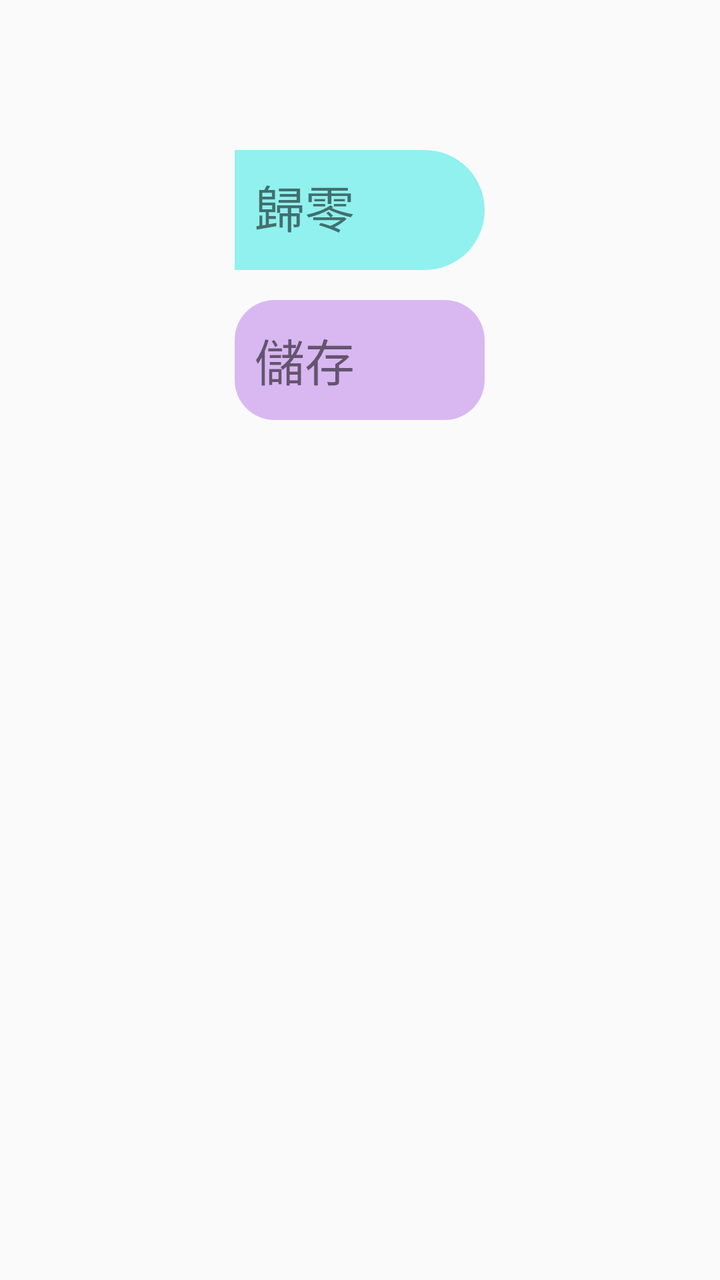
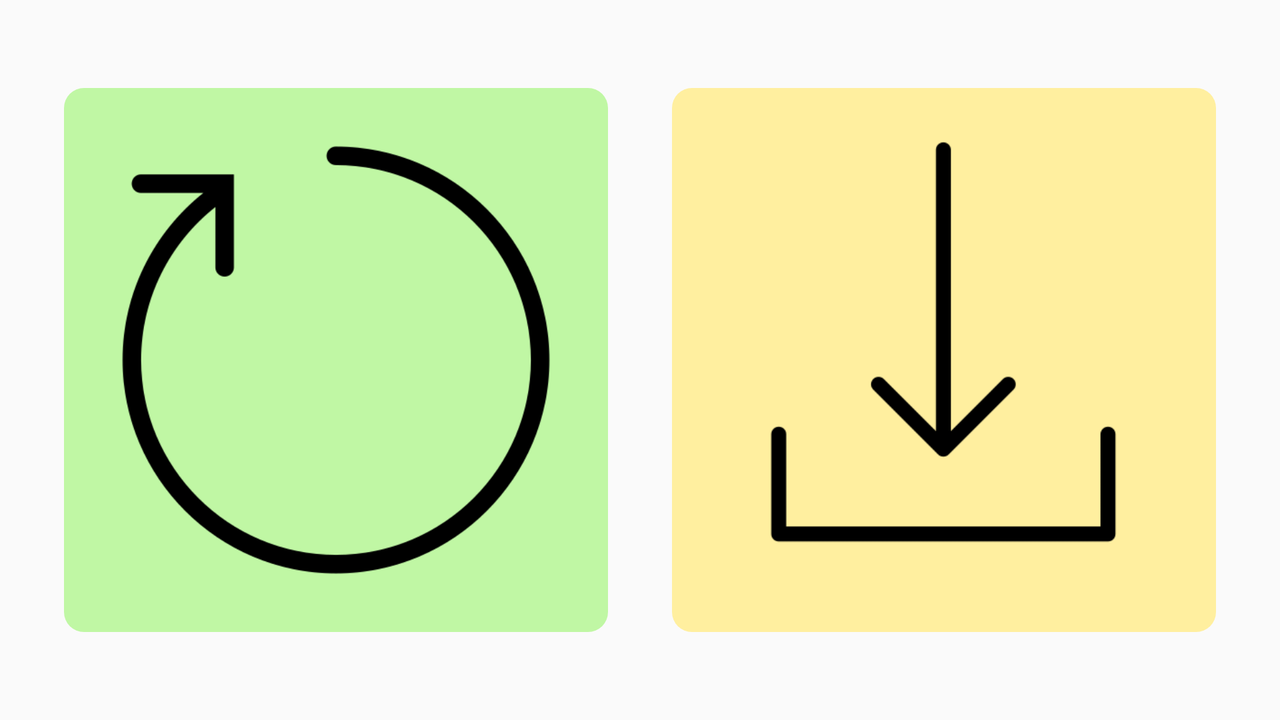

First picture: res/layout/ on a phone held upright. Second picture: the repository's own variant of that layout, on a device whose configuration matches the variant's folder. Source for both follows.
<!-- AndroidManifest.xml: application theme Theme.VolleyTools -->
<!-- res/layout/dialogfrag_scorer_settings.xml -->
<?xml version="1.0" encoding="utf-8"?>
<RelativeLayout android:layout_height="match_parent"
    android:layout_width="match_parent"
    xmlns:android="http://schemas.android.com/apk/res/android">
    <ImageButton
        android:id="@+id/exit_imgbutton"
        android:layout_width="40dp"
        android:layout_height="40dp"
        android:layout_marginStart="20dp"
        android:layout_marginTop="20dp"
        android:background="@drawable/x_icon"
        android:padding="10dp"

        android:layout_alignParentTop="true"
        android:layout_alignParentLeft="true"></ImageButton>


    <RelativeLayout
        android:id="@+id/firstRowLayout"
        android:layout_width="wrap_content"
        android:layout_height="wrap_content"
        android:layout_below="@id/exit_imgbutton"
        android:layout_centerInParent="true"
        android:layout_marginTop="15dp"
        android:padding="10dp"
        android:background="@drawable/scorer_page_button_design_right"
        >

        <TextView
            android:id="@+id/scorerSettings_Textview_ReStart"
            android:layout_width="wrap_content"
            android:layout_height="wrap_content"
            android:layout_alignParentLeft="true"
            android:gravity="center"
            android:text="歸零"
            android:textSize="25sp"></TextView>

        <ImageButton
            android:layout_width="40dp"
            android:layout_height="40dp"
            android:layout_centerInParent="true"
            android:layout_marginLeft="15dp"
            android:layout_toRightOf="@id/scorerSettings_Textview_ReStart"
            android:background="@drawable/settings_icon"></ImageButton>

    </RelativeLayout>


    <RelativeLayout
        android:layout_width="wrap_content"
        android:layout_height="wrap_content"
        android:layout_below="@id/firstRowLayout"
        android:layout_alignLeft="@id/firstRowLayout"
        android:layout_marginTop="15dp"
        android:padding="10dp"
        android:background="@drawable/scorer_page_button_design_left">

        <TextView
            android:id="@+id/scorerSettings_Textview_SaveGame"
            android:layout_width="wrap_content"
            android:layout_height="wrap_content"
            android:layout_alignParentLeft="true"
            android:layout_centerInParent="true"
            android:gravity="center"
            android:text="儲存"
            android:textSize="25sp"></TextView>

        <ImageButton
            android:layout_width="40dp"
            android:layout_height="40dp"
            android:background="@drawable/settings_icon"
            android:layout_centerInParent="true"
            android:layout_marginLeft="15dp"
            android:layout_toRightOf="@id/scorerSettings_Textview_SaveGame"></ImageButton>

    </RelativeLayout>




</RelativeLayout>
<!-- resources referenced by this layout -->
<resources>
  <!-- drawable scorer_page_button_design_left (drawable) -->
  <?xml version="1.0" encoding="utf-8"?>
  <shape xmlns:android="http://schemas.android.com/apk/res/android"
      android:shape="rectangle">
  
      <solid android:color="@color/Maroon_Purple"></solid>
      <corners
  
          android:radius="20dp"
          ></corners>
      <stroke
          android:dashGap="500dp"></stroke>
  </shape>
  <!-- drawable scorer_page_button_design_right (drawable) -->
  <?xml version="1.0" encoding="utf-8"?>
  <shape xmlns:android="http://schemas.android.com/apk/res/android"
      android:shape="rectangle">
  
      <solid android:color="@color/Azure_Blue"></solid>
      <corners
          android:topRightRadius="40dp"
          android:bottomRightRadius="40dp"
          ></corners>
      <stroke
          android:dashGap="500dp"></stroke>
  
  </shape>
  <style name="Theme.VolleyTools" parent="Theme.AppCompat.Light.NoActionBar">
          
          <item name="colorPrimary">@color/Blossom_Pink</item>
          <item name="colorPrimaryVariant">@color/white</item>
          <item name="colorOnPrimary">@color/white</item>
          
          <item name="colorSecondary">@color/Mint_Green</item>
          <item name="colorSecondaryVariant">@color/Yellow_Crayola</item>
          <item name="colorOnSecondary">@color/black</item>
          
          <item name="android:statusBarColor" tools:targetApi="l">?attr/colorPrimaryVariant</item>
          
      </style>
  <color name="Maroon_Purple">#D9B8F1</color>
  <color name="Azure_Blue">#90F1EF</color>
  <color name="Blossom_Pink">#F7D5DF</color>
  <color name="white">#FFFFFFFF</color>
  <color name="Mint_Green">#C0F7A4</color>
  <color name="Yellow_Crayola">#FFEF9F</color>
  <color name="black">#FF000000</color>
</resources>
<!-- res/layout-land/dialogfrag_scorer_settings.xml (the repository's variant of the layout above) -->
<!-- drawn on the phone turned sideways -->
<?xml version="1.0" encoding="utf-8"?>
<androidx.constraintlayout.widget.ConstraintLayout xmlns:android="http://schemas.android.com/apk/res/android"
    xmlns:app="http://schemas.android.com/apk/res-auto"
    android:layout_width="match_parent"
    android:layout_height="match_parent">

    <RelativeLayout
        android:layout_width="0dp"
        android:layout_height="0dp"
        android:background="@drawable/scorersettingpage_restartbutton_design"
        app:layout_constraintBottom_toTopOf="@id/scorerSettingsBottomGuide"
        app:layout_constraintDimensionRatio="1:1"
        app:layout_constraintEnd_toEndOf="@id/scorerSettingsMidLeftGuide"
        app:layout_constraintStart_toStartOf="@id/scorerSettingsLeftGuide"
        app:layout_constraintTop_toTopOf="@id/scorerSettingsTopGuide">

        <ImageButton
            android:id="@+id/scorerSettings_ImgButton_Restart"
            android:layout_width="match_parent"
            android:layout_height="match_parent"
            android:layout_margin="20dp"
            android:background="@drawable/restart_icon" />
    </RelativeLayout>


    <RelativeLayout
        android:layout_width="0dp"
        android:layout_height="0dp"
        android:background="@drawable/scorersettingpage_savebutton_design"
        app:layout_constraintBottom_toTopOf="@id/scorerSettingsBottomGuide"
        app:layout_constraintDimensionRatio="1:1"
        app:layout_constraintEnd_toStartOf="@id/scorerSettingsRightGuide"
        app:layout_constraintStart_toStartOf="@id/scorerSettingsMidRightGuide"
        app:layout_constraintTop_toTopOf="@id/scorerSettingsTopGuide">

        <ImageButton
            android:id="@+id/scorerSettings_ImgButton_saveGame"
            android:layout_width="match_parent"
            android:layout_height="match_parent"
            android:layout_margin="10dp"
            android:background="@drawable/save_icon" />
    </RelativeLayout>

    <androidx.constraintlayout.widget.Guideline
        android:id="@+id/scorerSettingsLeftGuide"
        android:layout_width="wrap_content"
        android:layout_height="wrap_content"
        android:orientation="vertical"
        app:layout_constraintGuide_percent="0.05" />

    <androidx.constraintlayout.widget.Guideline
        android:id="@+id/scorerSettingsRightGuide"
        android:layout_width="wrap_content"
        android:layout_height="wrap_content"
        android:orientation="vertical"
        app:layout_constraintGuide_percent="0.95" />

    <androidx.constraintlayout.widget.Guideline
        android:id="@+id/scorerSettingsTopGuide"
        android:layout_width="wrap_content"
        android:layout_height="wrap_content"
        android:orientation="horizontal"
        app:layout_constraintGuide_percent="0.1" />

    <androidx.constraintlayout.widget.Guideline
        android:id="@+id/scorerSettingsBottomGuide"
        android:layout_width="wrap_content"
        android:layout_height="wrap_content"
        android:orientation="horizontal"
        app:layout_constraintGuide_percent="0.9" />

    <androidx.constraintlayout.widget.Guideline
        android:id="@+id/scorerSettingsMidTopGuide"
        android:layout_width="wrap_content"
        android:layout_height="wrap_content"
        android:orientation="horizontal"
        app:layout_constraintGuide_percent="0.475" />
    " />

    <androidx.constraintlayout.widget.Guideline
        android:id="@+id/scorerSettingsMidBottomGuide"
        android:layout_width="wrap_content"
        android:layout_height="wrap_content"
        android:orientation="horizontal"
        app:layout_constraintGuide_percent="0.525" />

    <androidx.constraintlayout.widget.Guideline
        android:id="@+id/scorerSettingsMidLeftGuide"
        android:layout_width="wrap_content"
        android:layout_height="wrap_content"
        android:orientation="vertical"
        app:layout_constraintGuide_percent="0.475" />

    <androidx.constraintlayout.widget.Guideline
        android:id="@+id/scorerSettingsMidRightGuide"
        android:layout_width="wrap_content"
        android:layout_height="wrap_content"
        android:orientation="vertical"
        app:layout_constraintGuide_percent="0.525" />
    " />


</androidx.constraintlayout.widget.ConstraintLayout>
<!-- resources referenced by the variant -->
<!-- as the phone turned sideways resolves them -->
<resources>
  <!-- drawable restart_icon: png bitmap (drawable, 12457 bytes) -->
  <!-- drawable save_icon: png bitmap (drawable, 3506 bytes) -->
  <!-- drawable scorersettingpage_restartbutton_design (drawable) -->
  <?xml version="1.0" encoding="utf-8"?>
  <shape xmlns:android="http://schemas.android.com/apk/res/android"
      android:shape="rectangle">
  
      <solid android:color="@color/Mint_Green"></solid>
      <corners
          android:radius="10dp"
          ></corners>
  
  
  </shape>
  <!-- drawable scorersettingpage_savebutton_design (drawable) -->
  <?xml version="1.0" encoding="utf-8"?>
  <shape xmlns:android="http://schemas.android.com/apk/res/android"
      android:shape="rectangle">
  
      <solid android:color="@color/Yellow_Crayola"></solid>
      <corners
          android:radius="10dp"
          ></corners>
  
  
  </shape>
  <style name="Theme.VolleyTools" parent="Theme.AppCompat.Light.NoActionBar">
          
          <item name="colorPrimary">@color/Blossom_Pink</item>
          <item name="colorPrimaryVariant">@color/white</item>
          <item name="colorOnPrimary">@color/white</item>
          
          <item name="colorSecondary">@color/Mint_Green</item>
          <item name="colorSecondaryVariant">@color/Yellow_Crayola</item>
          <item name="colorOnSecondary">@color/black</item>
          
          <item name="android:statusBarColor" tools:targetApi="l">?attr/colorPrimaryVariant</item>
          
      </style>
  <color name="Mint_Green">#C0F7A4</color>
  <color name="Yellow_Crayola">#FFEF9F</color>
  <color name="Blossom_Pink">#F7D5DF</color>
  <color name="white">#FFFFFFFF</color>
  <color name="black">#FF000000</color>
</resources>
